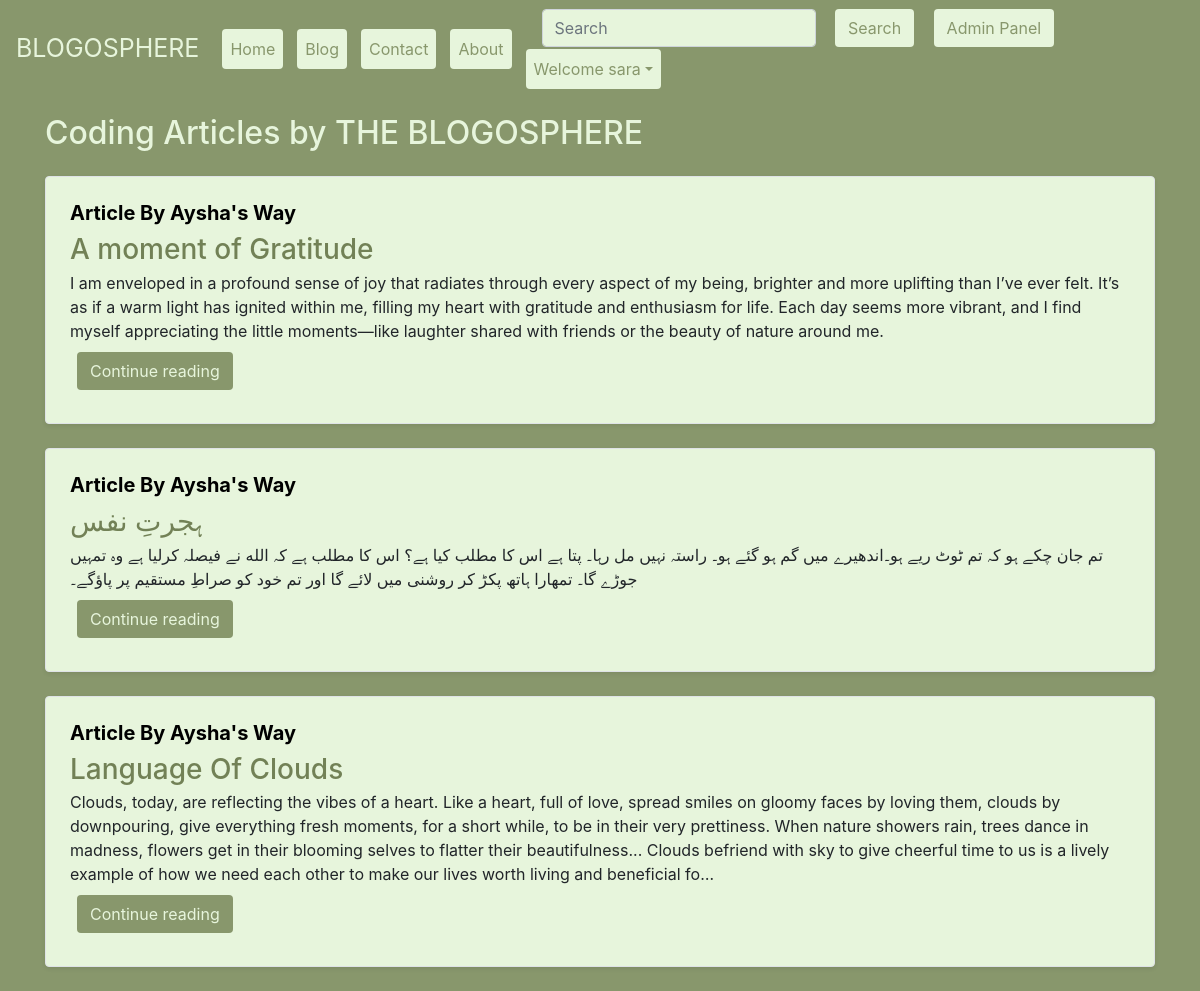
Screenshot of /blog/ (signed in) with the database file from the repository.
### blog/models.py (models this page shows, shortened)
class Post(models.Model):
    sno=models.AutoField(primary_key=True)
    title=models.CharField(max_length=255)
    author=models.CharField(max_length=14)
    slug=models.CharField(max_length=130)
    timeStamp=models.DateTimeField(blank=True)
    content=models.TextField()

### blog/views.py (the view)
# urls.py: path('', views.blogHome, name="bloghome"),
def blogHome(request):
    allPosts= Post.objects.all()
    context={'allPosts': allPosts}
    return render(request, "blog/blogHome.html", context)

### templates/blog/blogHome.html (shortened to what this page needs)
{% extends 'base.html' %}
{% block blogactive %} active {% endblock blogactive %}
{% block body %}
<div class="container my-3">
    <h2 style="color:#E7F5DC;" >Coding Articles by THE BLOGOSPHERE</h2>
    {% for post in allPosts  %}
    <div  style="background-color: #E7F5DC ;" class="row no-gutters border rounded overflow-hidden flex-md-row mb-4 shadow-sm h-md-250 my-4 position-relative">
        <div class="col p-4 d-flex flex-column position-static">
            <h5 class="d-inline-block mb-2 " style=" color: black; font-weight: bold; color: ; text-transform: capitalize; list-style-type: none;">Article  by {{post.author}}</h5>
            <h3 class="mb-0" ><a  style="text-decoration: none; color: #728156; " href="/blog/{{post.slug}}">{{post.title}}</a></h3>
            <p class="card-text mb-auto">{{post.content| truncatechars:500}}</p>
            <div class="my-2">
            	<a style="background-color: #88976C;    color:#E7F5DC ; border-radius: 4px; margin: 1px 7px;"  href="/blog/{{post.slug}}" role="button" class="btn ">Continue reading</a>
            </div>
        </div>
        </div>
        {% endfor %}
    </div>
 {% endblock %}

### templates/base.html (shortened to what this page needs)
<!doctype html>
<html lang="en">
  <head>
    <link rel="stylesheet" href="https://stackpath.bootstrapcdn.com/bootstrap/4.5.2/css/bootstrap.min.css">
  </head>
  <body style="background-color:#88976C ;" >
    <nav  style=" background-color: #88976C;"; list-style-type: none; " class="navbar navbar-expand-lg ">
        <a style="color: #E7F5DC; font-size: 25px" class="navbar-brand" href="/">BLOGOSPHERE</a>
        <div class="collapse navbar-collapse" id="navbarSupportedContent">
          <ul class="navbar-nav mr-auto">
            <li class="nav-item {% block homeactive %}  {% endblock homeactive %}">
              <a style="background-color: #E7F5DC ; color: #88976C; border-radius: 4px; margin: 1px 7px;" class="nav-link" href="/">Home <span class="sr-only">(current)</span></a>
            </li>
            <li class="nav-item {% block blogactive %}  {% endblock blogactive %} ">
              <a  style="background-color: #E7F5DC ; color: #88976C; border-radius: 4px; margin: 1px 7px;" class="nav-link" href="/blog">Blog</a>
            </li>
            <li class="nav-item {% block contactactive %}  {% endblock contactactive %} ">
              <a  style="background-color: #E7F5DC ; color: #88976C; border-radius: 4px; margin:1px 7px;" class="nav-link" href="/contact">Contact</a>
            </li>
            <li class="nav-item {% block aboutactive %}  {% endblock aboutactive %}" >
              <a   style="background-color: #E7F5DC ; color: #88976C; border-radius: 4px; margin:1px 7px;"class="nav-link" href="/about">About</a>
            </li>
          </ul>
          <div class="ml-auto form-inline ">
          <form method="get" action="/search"class="my-2 my-lg-0 mx-3">
            <input style="background-color: #E7F5DC ; color: #88976C; border-radius: 4px; margin: 1px 7px;"  class="form-control mr-sm-2" type="search" placeholder="Search" aria-label="Search" name="query" id="query">
            <button style="background-color: #E7F5DC ; color: #88976C; border-radius: 4px; margin: 1px 7px;"  class="btn  my-2 my-sm-0 " type="submit">Search</button>
            <a  style="background-color: #E7F5DC ; color: #88976C; border-radius: 4px; margin: 1px 7px;" href="/admin" role="button" target="_blank" class="btn  m-2 my-sm-0"> Admin Panel </a>
          </form>
{% if user.is_authenticated %}
<ul class="navbar-nav mr-2">
<li class="nav-item dropdown">
<a  style="background-color: #E7F5DC ; color: #88976C; border-radius: 4px; margin: 1px 7px;" class="nav-link dropdown-toggle" href='#' id="navbarDropdown" role="button" data-toggle="dropdown"> Welcome {{request.user}}</a>
      </li>
      </ul>
      </div>
{% endif %}
        </div>
      </nav>
      {% block body %}  {% endblock body %}
  </body>
</html>

### rows the page displays
Post: author "Aysha's Way", title "A moment of Gratitude", content "I am enveloped in a profound sense of joy that radiates through every aspect of my being, brighter and more uplifting than I’ve ever felt. It’s as if a warm light has ignited within me, filling my heart with gratitude and enthusiasm for life. Each day seems more vibrant, and I find myself appreciating the little moments—like laughter shared with friends or the beauty of nature around me."
Post: author "Aysha's Way", title "ہجرتِ نفس", content "تم جان چکے ہو کہ تم ٹوٹ ریے ہو۔اندھیرے میں گم ہو گئے ہو۔ راستہ نہیں مل رہا۔ پتا ہے اس کا مطلب کیا ہے؟ اس کا مطلب ہے کہ الله نے فیصلہ کرلیا ہے وہ تمہیں جوڑے گا۔ تمھارا ہاتھ پکڑ کر روشنی میں لائے گا اور تم خود کو صراطِ مستقیم پر پاؤگے۔"
Post: author "Aysha's Way", title "Language Of Clouds", content "Clouds, today, are reflecting the vibes of a heart. Like a heart, full of love, spread smiles on gloomy faces by loving them, clouds by downpouring, give everything fresh moments, for a short while, to be in their very prettiness. When nature showers rain, trees dance in madness, flowers get in their blooming selves to flatter their beautifulness... Clouds befriend with sky to give cheerful time to us is a lively example of how we need each other to make our lives worth living and beneficial fo…"

### other values shown
{{ request.user }} "sara"
